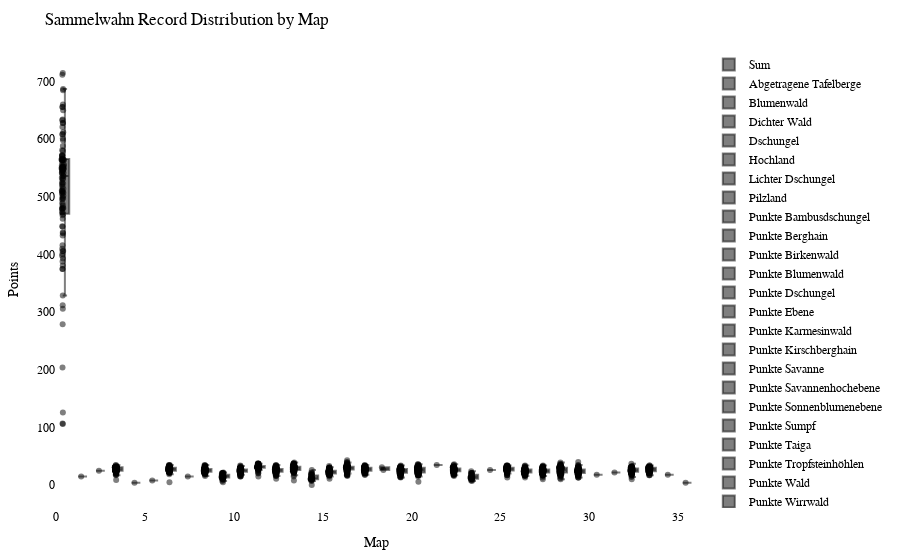

Source (notebook cell):
### Code cell
import plotly.graph_objects as go
import plotly.io as pio

df = getRecordsDataframe(minigame="Sammelwahn")

# Calculate the offset for centering the data points
num_columns = len(df.columns)
offset = 0.5

# Create a Swarm plot using Plotly
fig = go.Figure()

for i, column in enumerate(df.columns):
    x_values = [i + offset] * len(df[column])  # Adjust x-values with offset for horizontal centering
    fig.add_trace(go.Box(x=x_values,
                         y=df[column],
                         name=column,
                         boxpoints='all',
                         pointpos=-0.5,  # Adjust point position to prevent overlapping
                         marker=dict(color='rgba(0,0,0,0.5)', size=6),  # Adjust marker color and size
                         hovertext=df.index,
                         hoverinfo='text+y'))

fig.update_layout(title="Sammelwahn Record Distribution by Map",
                  xaxis=dict(title="Map"),
                  yaxis=dict(title="Points"),
                  showlegend=True,
                  font=dict(family="Arial", size=12, color="black"),  # Customize font
                  plot_bgcolor="white",  # Set background color
                  margin=dict(l=50, r=50, t=50, b=50),  # Adjust margins for better layout
                  )

pio.show(fig)

pio.write_html(fig, "out/sammel_swarm_plot.html")
